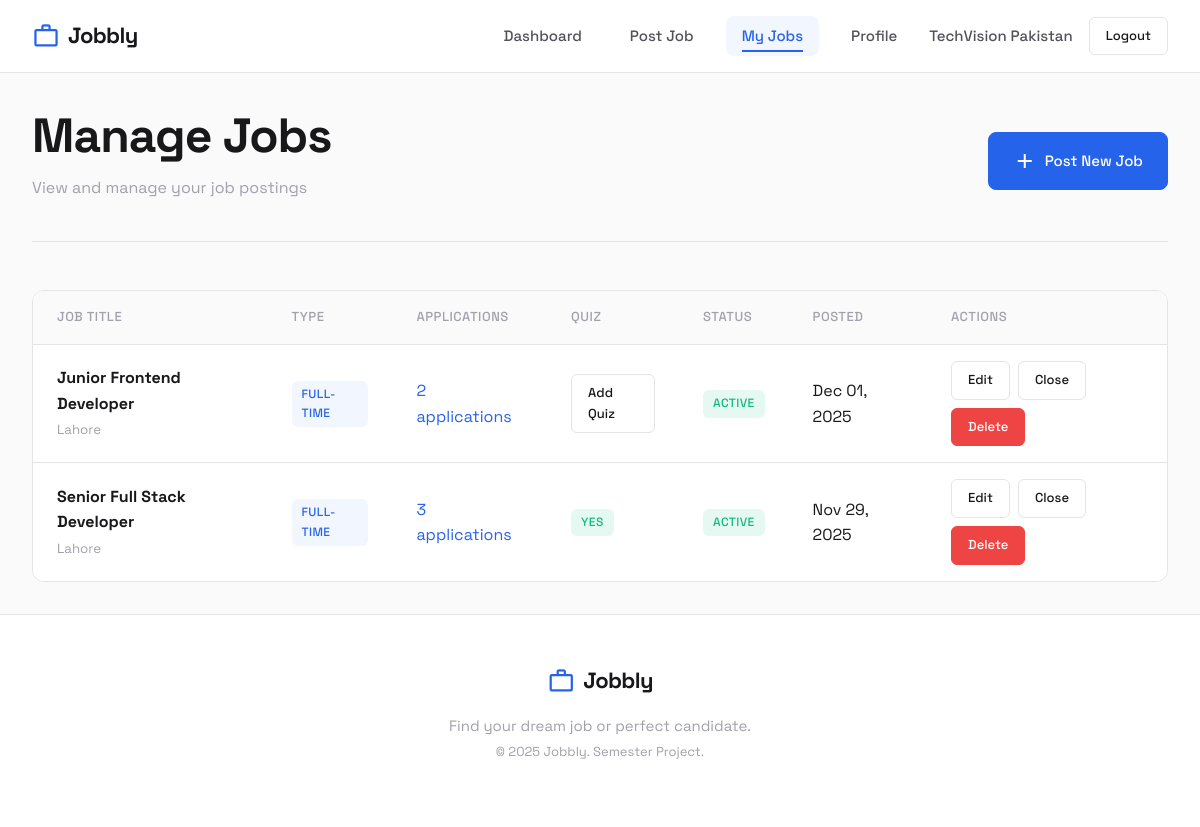
The app's page /company/manage-jobs.php (signed in) with its own data.
### tables this page shows
CREATE TABLE jobs (
    job_id INT AUTO_INCREMENT PRIMARY KEY,
    company_id INT NOT NULL,
    title VARCHAR(255) NOT NULL,
    description TEXT,
    location VARCHAR(255),
    salary_min INT,
    salary_max INT,
    job_type ENUM('full-time', 'part-time', 'internship', 'contract', 'remote') DEFAULT 'full-time',
    required_skills TEXT,
    required_education ENUM('Matric', 'Inter', 'BS', 'MS', 'PhD') DEFAULT 'Matric',
    posted_date TIMESTAMP DEFAULT CURRENT_TIMESTAMP,
    status ENUM('active', 'closed') DEFAULT 'active',
    FOREIGN KEY (company_id) REFERENCES companies(company_id) ON DELETE CASCADE
);

### includes/functions.php (called while the page is built, shortened)
<?php
function e($string) {
    return htmlspecialchars($string, ENT_QUOTES, 'UTF-8');
}
function formatDate($date) {
    return date('M d, Y', strtotime($date));
}
function getJobTypeBadge($type) {
    $badges = [
        'full-time' => 'badge-primary',
        'part-time' => 'badge-secondary',
        'internship' => 'badge-success',
        'contract' => 'badge-warning',
        'remote' => 'badge-info'
    ];
    return $badges[$type] ?? 'badge-default';
}
function getStatusBadge($status) {
    $badges = [
        'pending' => 'badge-warning',
        'reviewed' => 'badge-info',
        'shortlisted' => 'badge-success',
        'rejected' => 'badge-danger',
        'active' => 'badge-success',
        'closed' => 'badge-secondary'
    ];
    return $badges[$status] ?? 'badge-default';
}

### company/manage-jobs.php (the view, shortened to what this page needs)
<?php
$db = getDB();
$companyId = $_SESSION['company_id'];
$stmt = $db->prepare("
    SELECT j.*,
           (SELECT COUNT(*) FROM applications WHERE job_id = j.job_id) as application_count,
           (SELECT COUNT(*) FROM quizzes WHERE job_id = j.job_id) as has_quiz
    FROM jobs j
    WHERE j.company_id = ?
    ORDER BY j.posted_date DESC
");
$stmt->execute([$companyId]);
$jobs = $stmt->fetchAll();
require_once __DIR__ . '/../includes/header.php';
?>
<div class="page-header flex justify-between items-center flex-wrap gap-md">
    <div>
        <h1 class="page-title">Manage Jobs</h1>
        <p class="page-subtitle">View and manage your job postings</p>
    </div>
    <a href="<?= SITE_URL ?>/company/post-job.php" class="btn btn-primary">
        <span class="material-symbols-outlined">add</span>
        Post New Job
    </a>
</div>
<?php if (empty($jobs)): ?>
<div class="empty-state">
    <span class="material-symbols-outlined">work_off</span>
    <h3>No Jobs Posted Yet</h3>
    <p>Start hiring by posting your first job listing.</p>
    <a href="<?= SITE_URL ?>/company/post-job.php" class="btn btn-primary">Post a Job</a>
</div>
<?php else: ?>
<div class="table-container">
    <table class="table">
        <thead>
            <tr>
                <th>Job Title</th>
                <th>Type</th>
                <th>Applications</th>
                <th>Quiz</th>
                <th>Status</th>
                <th>Posted</th>
                <th>Actions</th>
            </tr>
        </thead>
        <tbody>
            <?php foreach ($jobs as $job): ?>
            <tr>
                <td>
                    <strong><?= e($job['title']) ?></strong>
                    <br><small class="text-muted"><?= e($job['location'] ?: 'No location') ?></small>
                </td>
                <td><span class="badge <?= getJobTypeBadge($job['job_type']) ?>"><?= e($job['job_type']) ?></span></td>
                <td>
                    <?php if ($job['application_count'] > 0): ?>
                        <a href="<?= SITE_URL ?>/company/view-applications.php?job=<?= $job['job_id'] ?>">
                            <?= $job['application_count'] ?> application<?= $job['application_count'] > 1 ? 's' : '' ?>
                        </a>
                    <?php else: ?>
                        <span class="text-muted">None</span>
                    <?php endif; ?>
                </td>
                <td>
                    <?php if ($job['has_quiz']): ?>
                        <span class="badge badge-success">Yes</span>
                    <?php else: ?>
                        <a href="<?= SITE_URL ?>/company/create-quiz.php?job=<?= $job['job_id'] ?>" class="btn btn-sm">Add Quiz</a>
                    <?php endif; ?>
                </td>
                <td><span class="badge <?= getStatusBadge($job['status']) ?>"><?= e($job['status']) ?></span></td>
                <td><?= formatDate($job['posted_date']) ?></td>
                <td>
                    <div class="flex gap-sm flex-wrap">
                        <a href="<?= SITE_URL ?>/company/post-job.php?id=<?= $job['job_id'] ?>" class="btn btn-sm">Edit</a>
                        <a href="?toggle=<?= $job['job_id'] ?>" class="btn btn-sm">
                            <?= $job['status'] === 'active' ? 'Close' : 'Reopen' ?>
                        </a>
                        <a href="?delete=<?= $job['job_id'] ?>" class="btn btn-sm btn-danger"
                           data-confirm="Are you sure you want to delete this job?">Delete</a>
                    </div>
                </td>
            </tr>
            <?php endforeach; ?>
        </tbody>
    </table>
</div>
<?php endif; ?>
<?php require_once __DIR__ . '/../includes/footer.php'; ?>

### assets/css/variables.css (style rules this page uses)
:root { --primary: #2563eb; --primary-hover: #1d4ed8; --primary-light: #eff6ff; --primary-subtle: rgba(37, 99, 235, 0.06); --accent-yellow: #f59e0b; --accent-green: #10b981; --accent-red: #ef4444; --accent-purple: #8b5cf6; --success: #22c55e; --bg: #fafafa; --bg-alt: #ffffff; --bg-elevated: #ffffff; --text: #18181b; --text-secondary: #52525b; --text-muted: #a1a1aa; --border: #e4e4e7; --border-hover: #d4d4d8; --shadow-xs: 0 1px 2px rgba(0, 0, 0, 0.04); --shadow-sm: 0 2px 4px rgba(0, 0, 0, 0.04), 0 1px 2px rgba(0, 0, 0, 0.02); --shadow-md: 0 4px 12px rgba(0, 0, 0, 0.06), 0 2px 4px rgba(0, 0, 0, 0.04); --shadow-lg: 0 8px 24px rgba(0, 0, 0, 0.08), 0 4px 8px rgba(0, 0, 0, 0.04); --shadow-xl: 0 16px 48px rgba(0, 0, 0, 0.1); --ring: 0 0 0 3px rgba(37, 99, 235, 0.15); --space-xs: 0.25rem; --space-sm: 0.5rem; --space-md: 1rem; --space-lg: 1.5rem; --space-xl: 2rem; --space-2xl: 3rem; --space-3xl: 4rem; --border-width: 1px; --radius-sm: 6px; --radius-md: 8px; --radius-lg: 12px; --radius-xl: 16px; --radius-full: 9999px; --transition-fast: 0.15s ease; --transition: 0.2s ease; --transition-slow: 0.3s ease; }

### assets/css/style.css (style rules this page uses)
* { margin: 0; padding: 0; box-sizing: border-box; }
html { scroll-behavior: smooth; }
body { font-family: 'Space Grotesk', -apple-system, BlinkMacSystemFont, sans-serif; background: var(--bg); color: var(--text); line-height: 1.6; min-height: 100vh; display: flex; flex-direction: column; -webkit-font-smoothing: antialiased; -moz-osx-font-smoothing: grayscale; }
h1, h2, h3, h4, h5, h6 { font-weight: 600; line-height: 1.3; letter-spacing: -0.02em; color: var(--text); }
h1 { font-size: clamp(2rem, 5vw, 3rem); font-weight: 700; }
p { margin-bottom: var(--space-md); color: var(--text-secondary); }
a { color: var(--primary); text-decoration: none; transition: all 0.2s ease; position: relative; }
.page-header { margin-bottom: var(--space-2xl); padding-bottom: var(--space-lg); border-bottom: var(--border-width) solid var(--border); }
.page-title { margin-bottom: var(--space-sm); }
.page-subtitle { color: var(--text-muted); }
.text-muted { color: var(--text-muted); }
.flex { display: flex; }
.flex-wrap { flex-wrap: wrap; }
.items-center { align-items: center; }
.justify-between { justify-content: space-between; }
.gap-sm { gap: var(--space-sm); }
.gap-md { gap: var(--space-md); }

### assets/css/components.css (style rules this page uses)
.btn { display: inline-flex; align-items: center; justify-content: center; gap: var(--space-sm); padding: var(--space-md) var(--space-lg); font-family: inherit; font-size: 0.9375rem; font-weight: 500; text-decoration: none; border: var(--border-width) solid var(--border); border-radius: var(--radius-md); cursor: pointer; transition: all 0.2s cubic-bezier(0.4, 0, 0.2, 1); background: var(--bg-alt); color: var(--text); position: relative; overflow: hidden; }
.btn-primary { background: var(--primary); color: white; border-color: var(--primary); }
.btn-danger { background: var(--accent-red); color: white; border-color: var(--accent-red); }
.btn-sm { padding: var(--space-sm) var(--space-md); font-size: 0.8125rem; border-radius: var(--radius-sm); }
.badge { display: inline-flex; align-items: center; padding: 0.25rem 0.625rem; font-size: 0.75rem; font-weight: 500; text-transform: uppercase; letter-spacing: 0.03em; border-radius: var(--radius-sm); transition: all 0.2s ease; }
.badge-primary { background: var(--primary-subtle); color: var(--primary); }
.badge-success { background: rgba(16, 185, 129, 0.1); color: var(--accent-green); }
.table-container { overflow-x: auto; border: var(--border-width) solid var(--border); border-radius: var(--radius-lg); }
.table { width: 100%; border-collapse: collapse; background: var(--bg-alt); }
.table th, .table td { padding: var(--space-md) var(--space-lg); text-align: left; border-bottom: var(--border-width) solid var(--border); }
.table th { background: var(--bg); font-weight: 500; font-size: 0.8125rem; text-transform: uppercase; letter-spacing: 0.04em; color: var(--text-muted); }
.table tr:last-child td { border-bottom: none; }
.table tbody tr { transition: all 0.2s ease; }

### records on screen
jobs: title "Junior Frontend Developer", location "Lahore", job_type "FULL-TIME", application_count "2", status "ACTIVE", posted_date "Dec 01, 2025", shows "Close"
jobs: title "Senior Full Stack Developer", location "Lahore", job_type "FULL-TIME", application_count "3", shows "YES", status "ACTIVE", posted_date "Nov 29, 2025", shows "Close"

### other values on screen
SITE_NAME "Jobbly"
$_SESSION['company_name'] "TechVision Pakistan"
